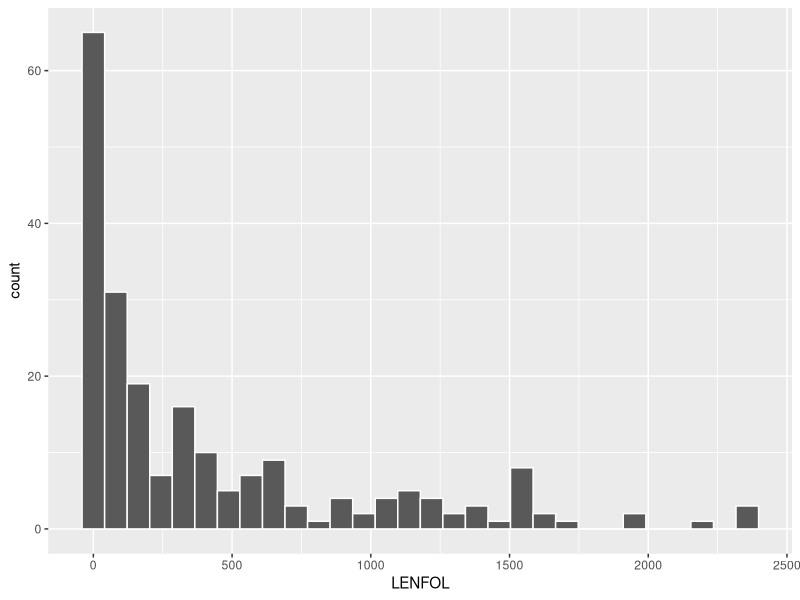
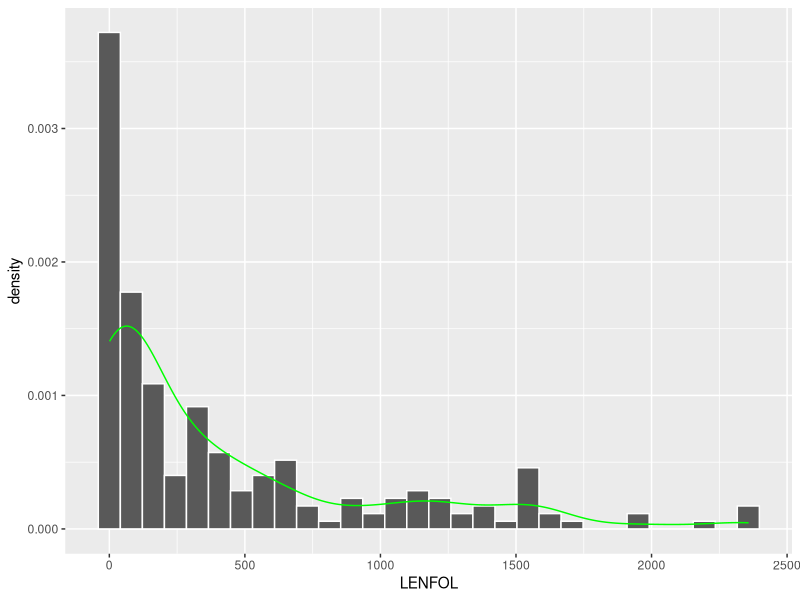
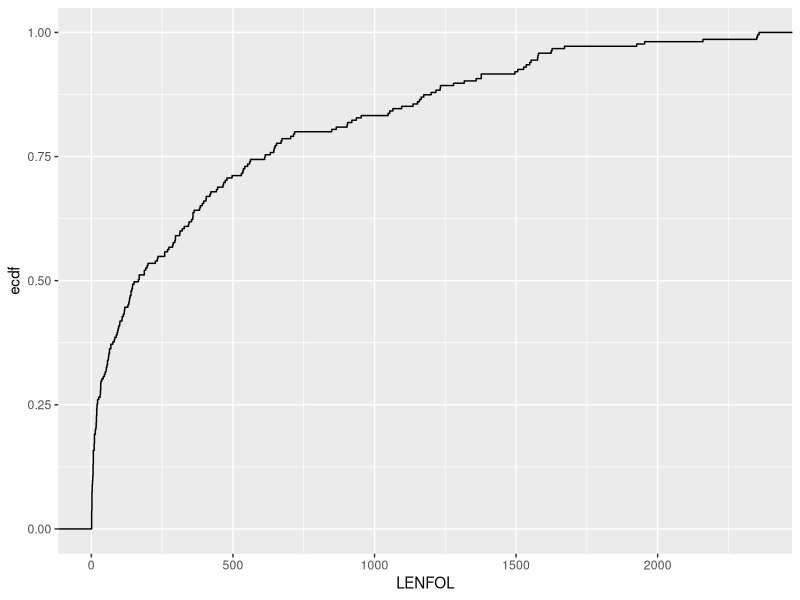
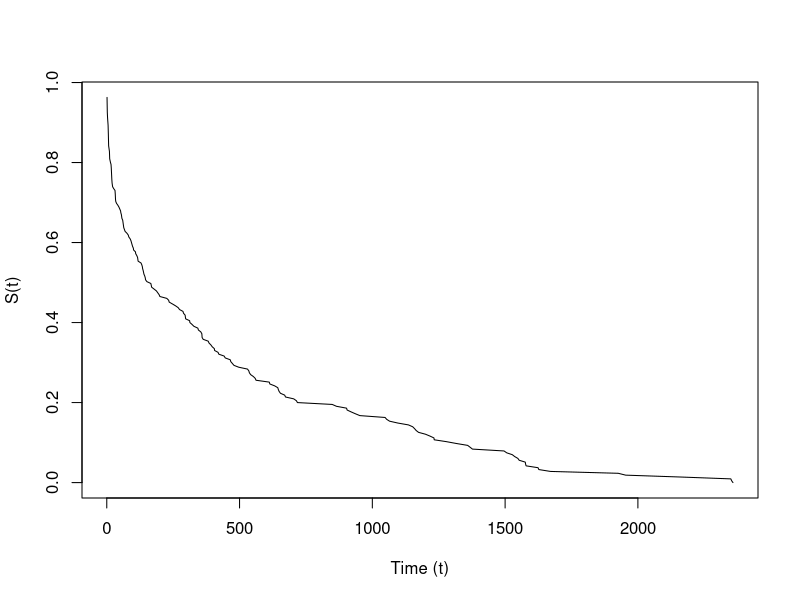

The R source for these figures, in order: (Note: this script raises an error after producing the figures.)
library(tidyverse)
library(GGally)
library(survival) #For survfit
library(survminer) #For ggsurvplot



dt <- read.csv(file="whas500.csv",sep=";")

colnames(dt)

#Format GENDER variable
dt$GENDER <- factor(dt$GENDER,levels=c(0,1),labels = c("Male","Female"))

#Distribution of LENFOL

ggplot(dt[dt$FSTAT==1,],aes(x=LENFOL))+geom_histogram(col="white")

#Q: overlay a distribution
ggplot(dt[dt$FSTAT==1,],aes(x=LENFOL))+geom_histogram(col="white",aes(y=..density..))+
  geom_density(col="green")

#Cumulative distribution of LENFOL
ggplot(dt[dt$FSTAT==1,],aes(x=LENFOL))+stat_ecdf()
#Q: calculate Survival as S=1-F

P <- ecdf(x=dt$LENFOL[dt$FSTAT==1])

#CDF IS DYING PRIOR TO A CERTAIN DAY SO 1-CDF SAYS DYING BEYOND A CERTAIN TIME
#PERIOD
1-P(200)


#Can look at the hazard function which is the death rate,
#The death rate will be constant which implies memoryless.
#Life lengths of individual that do not remember the age 
#slope gives that parameter of the exp distribution.

#Survival is S(T) = P(T>x) dying beyond the certain time. 
(1-P(1000))




#plot survival rate
data1 = dt$LENFOL[dt$FSTAT==1]
cdf = ecdf(data1)
s_emp <- 1-cdf(sort(data1))
plot(x=sort(data1), s_emp, type="l", xlab='Time (t)', ylab='S(t)')

cdf = ecdf(data1)
cdf(200)
1-(1-P(1000))
1-P(1000)
s_emp <- 1-cdf(1:length(data1))
#plot survival rate
s_emp <- 1-cdf(sort(data1))
1-s_emp(1000)
s_emp(1000)

plot(x=sort(data1), s_emp, type="l", xlab='Time (t)', ylab='S(t)')



#Summary statistics
dt %>% summarise(N=n(),Mean=mean(LENFOL),SD=sd(LENFOL),Min=min(LENFOL),Max=max(LENFOL))
#Q: summarise other variables

dt %>% summarise(N=n(),Mean=mean(AGE),SD=sd(AGE),Min=min(AGE),Max=max(AGE))

dt %>% summarise(N=n(),Mean=mean(BMI),SD=sd(BMI),Min=min(BMI),Max=max(BMI))

dt %>% summarise(N=n(),Mean=mean(HR),SD=sd(HR),Min=min(HR),Max=max(HR))

summary(dt)

cor(dt[,c("LENFOL","AGE","BMI","HR")])

dt_died <- dt[dt$FSTAT==1,]

ggpairs(dt_died[,c("LENFOL","GENDER","AGE","BMI","HR")])

dt_survived <- dt[dt$FSTAT==0,]

ggpairs(dt_survived[,c("LENFOL","GENDER","AGE","BMI","HR")])

ggpairs(dt[,c("LENFOL","GENDER","AGE","BMI","HR")])

#Q: interpret cor and ggpairs results


#Survival analysis
surv.data <- with(dt,Surv(LENFOL, FSTAT))
fit1 <- survfit(surv.data~1,data=dt) #Median CI based on var(log(S(t)))
survdiff()


plot(fit1)
abline(h=0.5, col='green')
abline(v=1627,col='purple')
fit1

#see that the median value 1627 has a higher than 50% and therefore cannot compute for median.
KM.plot.1 <- ggsurvplot(fit1,
                        surv.scale="percent",
                        risk.table = FALSE,
                        conf.int=TRUE,
                        surv.median.line = "h",
                        break.time.by=100,
                        font.tickslab=10,
                        font.x=12,
                        font.y=12,
                        xlab = "Time (days)",
                        ylab = "Percent survival"
                       ) 

KM.plot.1$plot + theme(axis.text.x = element_text(angle=90))


print(KM.plot.1)

fit2 <- survfit(surv.data~1,data=dt,conf.type="log-log") #Median CI based on var(log(-log(S(t))))
fit1
fit2


KM.plot.1 <- ggsurvplot(fit,
                        surv.scale="percent",
                        risk.table = FALSE,
                        conf.int=TRUE,
                        surv.median.line = "h",
                        break.time.by=100,
                        font.tickslab=10,
                        font.x=12,
                        font.y=12,
                        xlab = "Time (days)",
                        ylab = "Percent survival") 

KM.plot.1$plot + theme(axis.text.x = element_text(angle=90))

#Q: Create manually a table with
#Time, number at risk, number of observed events, number of censored events,
#survival, failure, survival standard error, 95% CI for survival,
#number of failed subjects and number of left subjects

fit <- survfit(surv.data~1,data=dt)

d <- data.frame(time = fit1$time,
                n.risk = fit1$n.risk,
                n.event = fit1$n.event,
                n.censor = fit1$n.censor,
                surv = fit1$surv,
                failure = 1-fit1$surv,
                se = fit1$std.err,
                upper = fit1$upper,
                lower = fit1$lower)

d$n.failed <- cumsum(fit1$n.event)
d$n.left <- fit1$n - d$n.failed

#Plot survival curve
ggsurvplot(fit,
           risk.table = TRUE,
           surv.median.line = "hv",
           ggtheme = theme_bw())

#Plot cumulative hazard curve
ggsurvplot(fit,
           fun = "cumhaz",
           risk.table = TRUE,
           ggtheme = theme_bw())

#Survival time quartiles
probs <- c(0.25, 0.5, 0.75)
surv.qs <- quantile(fit1, probs = probs, conf.int = TRUE)
data.frame(Percet=probs,Estimate=surv.qs$quantile,Lower=surv.qs$lower,Upper=surv.qs$upper)
surv_median(fit1)
survmean

#Repeat analysis by GENDER
fit2 <- survfit(surv.data~GENDER,data=dt)
fit2
summary(fit2)

ggsurvplot(fit2 ,
           risk.table = TRUE ,
           surv.median.line = "hv",
           ggtheme = theme_bw())

ggsurvplot(fit2,
           pval = TRUE, conf.int = TRUE,
           risk.table = TRUE, # Add risk table
           risk.table.col = "strata", # Change risk table color by groups
           linetype = "strata", # Change line type by groups
           surv.median.line = "hv", # Specify median survival
           ggtheme = theme_bw(), # Change ggplot2 theme
           palette = c("#E7B800", "#2E9FDF"))

ggsurvplot(fit2,
           linetype = "strata",
           fun = "cumhaz",
           risk.table = TRUE,
           ggtheme = theme_bw(),
           palette = c("#E7B800", "#2E9FDF"))

ggsurvplot(
  fit2,                     # survfit object with calculated statistics.
  pval = TRUE,             # show p-value of log-rank test.
  conf.int = TRUE,         # show confidence intervals for 
  # point estimaes of survival curves.
  conf.int.style = "step",  # customize style of confidence intervals
  xlab = "Time in days",   # customize X axis label.
  break.time.by = 200,     # break X axis in time intervals by 200.
  ggtheme = theme_light(), # customize plot and risk table with a theme.
  risk.table = "abs_pct",  # absolute number and percentage at risk.
  risk.table.y.text.col = T,# colour risk table text annotations.
  risk.table.y.text = FALSE,# show bars instead of names in text annotations
  # in legend of risk table.
  ncensor.plot = TRUE,      # plot the number of censored subjects at time t
  surv.median.line = "hv",  # add the median survival pointer.
  legend.labs = 
    c("Male", "Female"),    # change legend labels.
  palette = 
    c("#E7B800", "#2E9FDF") # custom color palettes.
)

surv.test <- survdiff(surv.data~GENDER,data=dt) #Mantel-Haenszel test
surv.test
surv.test <- survdiff(surv.data~GENDER,data=dt,rho=1) #Peto&Peto mod
surv.test

#Synthetic example
pll <- function(beta){
  psi <- exp(beta)
  result <- log(psi)-log(3*psi+3)-log(3*psi+1)-log(2*psi+1)
  result
}

ll <- function(beta){
  psi <- exp(beta)
  result.ll <- psi/((3*psi+3)(3*psi+1)*(2*psi+1))
  result.ll
}

op.pll <- optim(par=0,fn=pll,method="L-BFGS-B",
                control=list(fnscale=-1),
                lower=-3, upper=1)

op.ll <- optim(par=0,fn=ll,method="L-BFGS-B",
               control=list(fnscale=-1),
               lower=-3, upper=1)

op.pll$par


pl <- data.frame(beta=seq(-4,1,by=0.1))
pl$lpl <- pll(pl$beta)

ggplot(data=pl,aes(x=beta,y=lpl))+geom_line()+
  geom_vline(xintercept = op.pll$par,linetype="dashed")+
  labs(y="log Partial Likelihood")

pll.data <- data.frame(Patient=1:6,
                       Survtime=c(6,7,10,15,19,25),
                       Censor=c(1,0,1,1,0,1),
                       Group=c("C","C","T","C","T","T"))

result <- coxph(Surv(Survtime,Censor)~Group,data=pll.data)
result
summary(result)



#Repeat analysis of whas500 by GENDER and AGE (Cox regression)
fit3 <- coxph(surv.data~GENDER+AGE,data=dt)
summary(fit3)
surv.fit <- survfit(fit3, data=dt)

ggsurvplot(surv.fit,
           risk.table = TRUE, # Add risk table
           surv.median.line = "hv", # Specify median survival
           ggtheme = theme_bw() # Change ggplot2 theme
)
#Q: compare to Surv(LENFOL, FSTAT)~1



#Q: Plot survival curves by GENDER for average age

sex.dt <- with(dt,
               data.frame(GENDER = c("Male", "Female"), 
                          AGE = rep(mean(AGE, na.rm = TRUE), 2)
               )
)
sex.dt

surv.fit.gender <- survfit(fit3, data=dt, newdata = sex.dt)
ggsurvplot(surv.fit.gender, conf.int = TRUE, legend.labs=c("Male", "Female"),
           ggtheme = theme_minimal())


AIC(fit3)

#*
#* Measuring Aikake score for taking interaction terms into considerartion.
#* 

fit4 <- coxph(surv.data~GENDER+AGE+GENDER:AGE, data=dt)
AIC(fit4)

fit5 <- coxph(surv.data ~ HR+AGE+HR:AGE, data=dt)
AIC(fit5)

fit6 <- coxph(surv.data ~ BMI + HR, data = dt)
AIC(fit6)

fit5 <- coxph(surv.data ~ AGE+BMI+HR, data=dt)
AIC(fit5)

fit6 <- coxph(surv.data ~ AGE + BMI + BMI:AGE, data=dt)
AIC(fit6)

fit6 <- coxph(surv.data ~ BMI+GENDER+HR+(GENDER:HR)+(GENDER:BMI)+(HR:BMI), data=dt)
AIC(fit6)

fit7 <- coxph(surv.data ~ BMI+GENDER+AGE+HR+BMI:GENDER+BMI:AGE+HR:GENDER+HR:AGE+AGE:GENDER, data=dt)
AIC(fit7)

fit8 <- coxph(surv.data ~ LENFOL , data=dt)

AIC(fit8)




